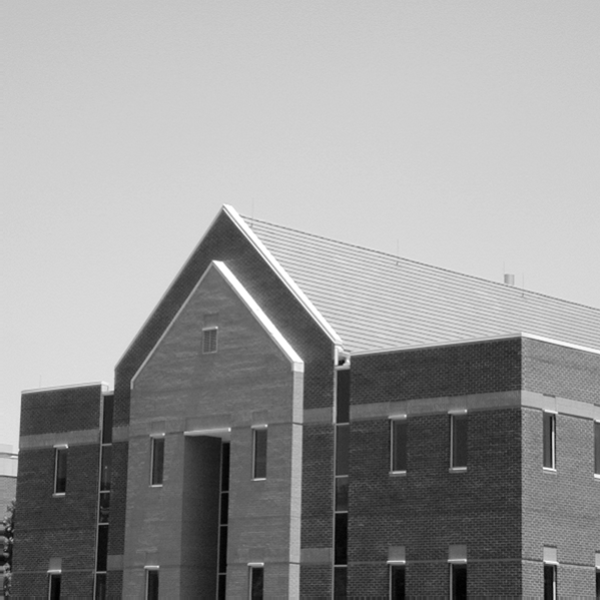
#> input picture lab5/code/Q5_1.tif, 600 x 600 px
$ python Sobel.py
#> lines starting #> are read from the running program, lines starting #| are printed output that depends on the picture
#> further down, img is the input picture: shape (600, 600); min 0, max 255, mean 152.8
import cv2
import numpy as np
import matplotlib.pyplot as plt
from PIL import Image
import time

def Sobel_spatial(input_image):
    H,W=input_image.shape
#> H = 600; W = 600
    output_image=np.zeros([H,W],dtype=np.int32)

    padimage=np.pad(input_image,((W,W),(H,H)),'symmetric')
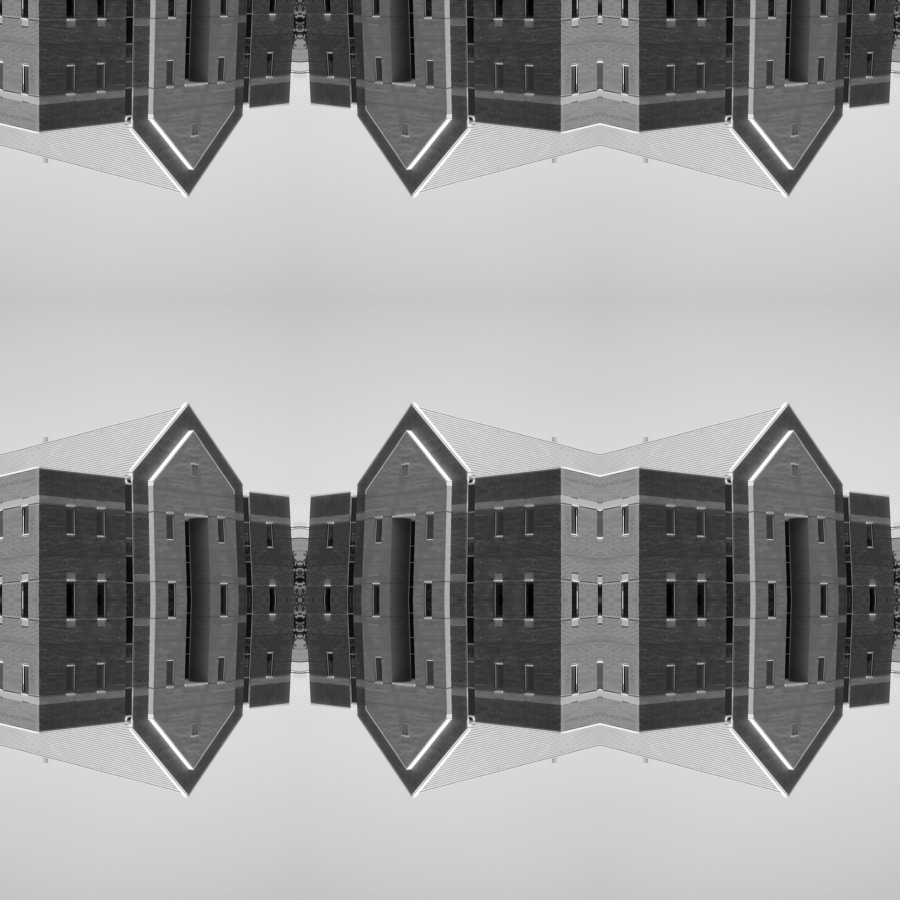
#> padimage: shape (1800, 1800) (shown at 1/2 size); min 0, max 255, mean 152.8
    padimage=np.array(padimage,dtype=np.int32)

    for i in range(H,2*H):
        for j in range(W,2*W):
            #sobel_operator=padimage[i-1,j+1]+2*padimage[i,j+1]+padimage[i+1,j+1]-padimage[i-1,j-1]-2*padimage[i,j-1]-padimage[i+1,j-1]+padimage[i+1,j-1]+2*padimage[i+1,j]+padimage[i+1,j+1]-padimage[i-1,j-1]-2*padimage[i-1,j]-padimage[i-1,j+1]
            #output_image[i-H,j-W]=sobel_operator+128
            #sobel_operator=padimage[i-1,j+1]+2*padimage[i,j+1]+padimage[i+1,j+1]-padimage[i-1,j-1]-2*padimage[i,j-1]-padimage[i+1,j-1]
            #output_image[i-H,j-W]=sobel_operator+128
            sobel_operator=padimage[i+1,j-1]+2*padimage[i,j-1]+padimage[i-1,j-1]-padimage[i+1,j+1]-2*padimage[i,j+1]-padimage[i-1,j+1]
            output_image[i-H,j-W]=sobel_operator+128
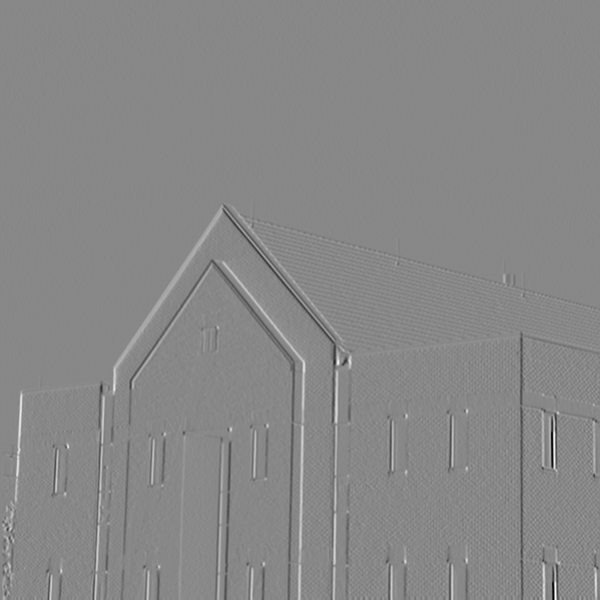
#> output_image: shape (600, 600) int32; min -644, max 805, mean 128.2; drawn with min black and max white


    a=np.max(output_image)
#> a = 805
    b=np.min(output_image)
#> b = -644
    for i in range(0,H):
        for j in range(0,W):
            output_image[i,j]=int((output_image[i,j]-b)*255/(a-b))


    output_image=np.array(output_image,dtype=np.uint8)
    return output_image

def Sobel_frequency(input_image):
    H,W=input_image.shape
#> H = 600; W = 600
    output_image=np.zeros([H,W],dtype=np.int32)
    mask_H=3
    mask_W=3


    # pad input image and DFT
    P=H+mask_H-1
#> P = 602
    Q=W+mask_W-1
#> Q = 602
    padimage=np.zeros([P,Q],dtype=np.int32)
    padimage[0:H,0:W]=input_image
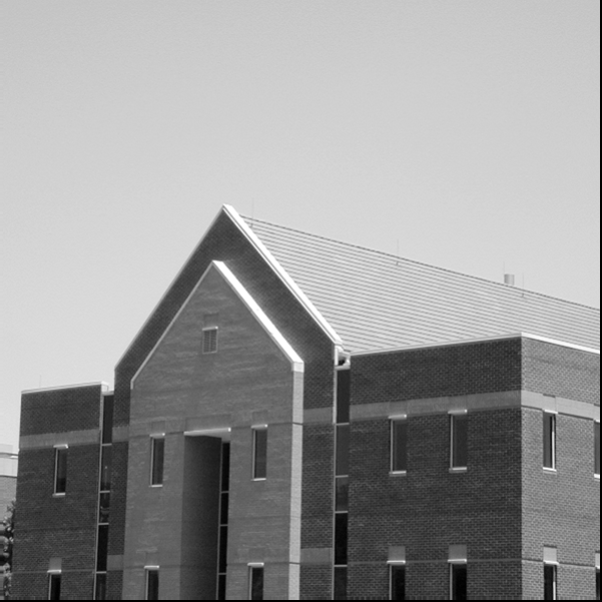
#> padimage: shape (602, 602) int32; min 0, max 255, mean 151.8

    for i in range (0,P):
        for j in range (0,Q):
            padimage[i,j]=padimage[i,j]*((-1)**(i+j))
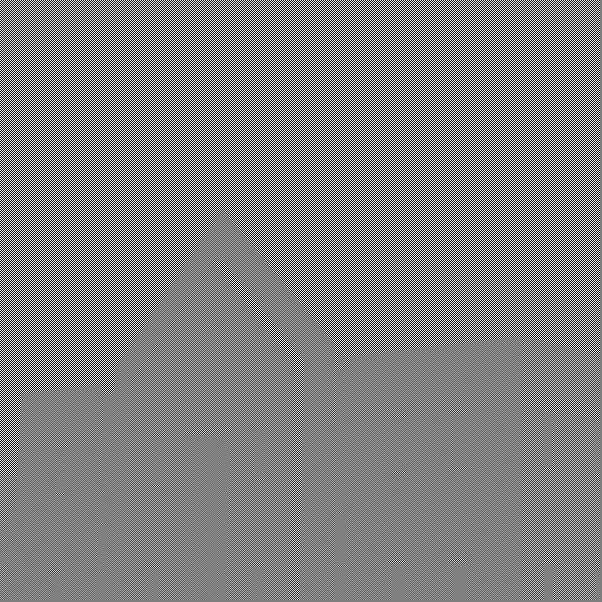
#> padimage: shape (602, 602) int32; min -255, max 255, mean 0; drawn with min black and max white

    padimage_DFT=np.fft.fft2(padimage)
    print(padimage_DFT)
#> (printed output is left out)

    #pad the mask and DFT
    sobel_operator=[[-1,0,1],[-2,0,2],[-1,0,1]]

    pad_sobel_operator=np.zeros([P,Q],dtype=np.int32)
    pad_sobel_operator[int(1+(P-1-mask_H)/2):int(1+(P-1-mask_H)/2+mask_H),int(1+(Q-1-mask_W)/2):int(1+(Q-1-mask_W)/2+mask_W)]=sobel_operator

    for i in range (0,P):
        for j in range (0,Q):
            pad_sobel_operator[i,j]=pad_sobel_operator[i,j]*((-1)**(i+j))

    pad_sobel_operator_DFT=np.fft.fft2(pad_sobel_operator)
    print("hello")
    print(pad_sobel_operator_DFT)
#> (printed output is left out)
    pad_sobel_operator_DFT.real=0


    for u in range (0,pad_sobel_operator_DFT.shape[0]):
        for v in range (0,pad_sobel_operator_DFT.shape[1]):
            pad_sobel_operator_DFT[u,v]=pad_sobel_operator_DFT[u,v]*((-1)**(u+v))

    print(pad_sobel_operator_DFT)
#> (printed output is left out)


    #inverse
    product=padimage_DFT*pad_sobel_operator_DFT
    real_inverse_DFT=np.real(np.fft.ifft2(product))

    for i in range (0,real_inverse_DFT.shape[0]):
        for j in range (0,real_inverse_DFT.shape[1]):
            real_inverse_DFT[i,j]=real_inverse_DFT[i,j]*((-1)**(i+j))
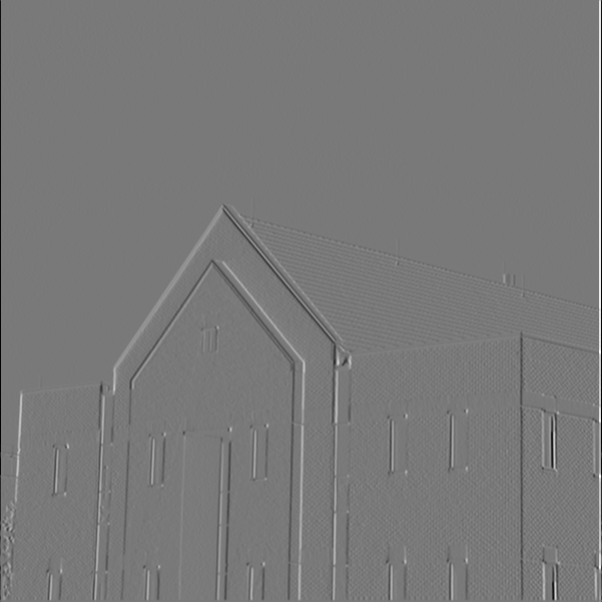
#> real_inverse_DFT: shape (602, 602) float64; min -897, max 987, mean 0; drawn with min black and max white

    output_image=real_inverse_DFT[0:H,0:W]

    a=np.max(output_image)
#> a = 987
    b=np.min(output_image)
#> b = -897
    for i in range(0,H):
        for j in range(0,W):
            output_image[i,j]=int((output_image[i,j]-b)*255/(a-b))

    output_image=np.array(output_image,dtype=np.uint8)
    return output_image


if __name__ == '__main__':
    img=cv2.imread('Q5_1.tif',cv2.IMREAD_GRAYSCALE)
    cv2.imshow('Q5_1',img)
    #cv2.waitKey(0)

    time_start = time.perf_counter()
    out1=Sobel_spatial(img)
    time_end = time.perf_counter()
    run_time = time_end - time_start
    print("运行时长：", run_time)
    cv2.imshow('Q5_1_spa',out1)
    #cv2.waitKey(0)
    savedimage1=Image.fromarray(out1)
    savedimage1.save('Q5_1_Sobel_spatial.tif')


    time_start2 = time.perf_counter()
    out2=Sobel_frequency(img)
    time_end2 = time.perf_counter()
    run_time2 = time_end2 - time_start2
    print("运行时长：", run_time2)
    #plt.imshow(out2,cmap=plt.cm.gray)
    #plt.show()
    cv2.imshow('Q5_1_fre',out2)
    cv2.waitKey(0)
    savedimage2=Image.fromarray(out2)
    savedimage2.save('Q5_1_Sobel_frequency.tif')

$ run again, with lab5/code/Q5_2.tif copied over lab5/code/Q5_1.tif
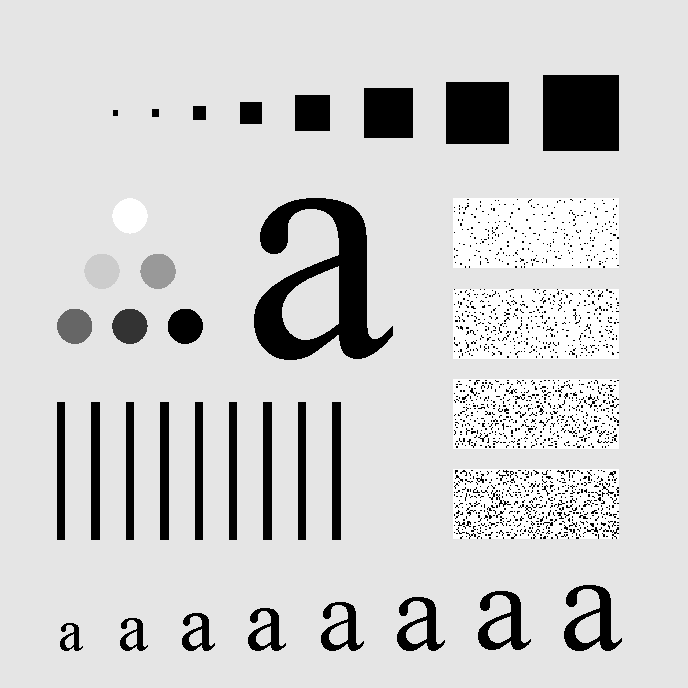
#> input picture lab5/code/Q5_2.tif, 688 x 688 px
#> img is the input picture: shape (688, 688); min 0, max 255, mean 207.3
#> in Sobel_spatial, `a=np.max(output_image)`: a = 1148
#> in Sobel_spatial, `b=np.min(output_image)`: b = -892
#> after the loop in Sobel_spatial, `for i in range(0,H):`:
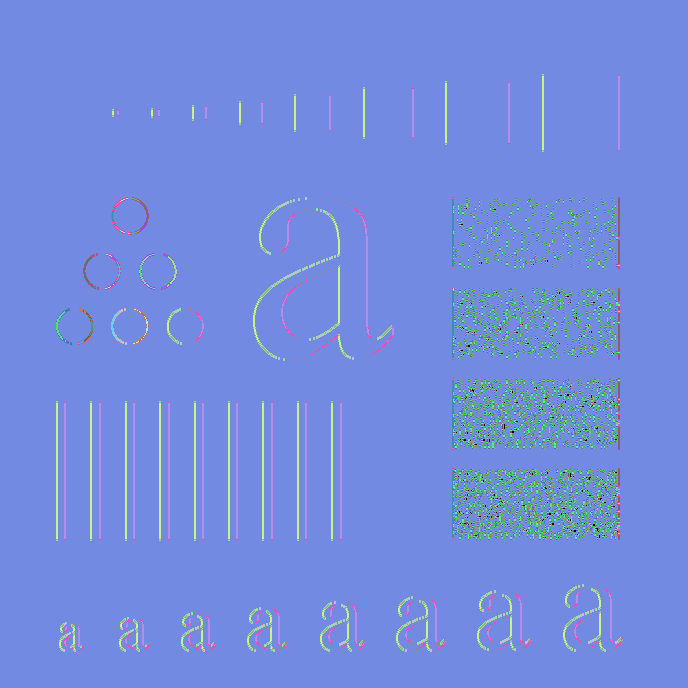
#> output_image: shape (688, 688) int32; 52 distinct labels, from 0 to 255; one colour per label, 0 black
#> (printed output is left out)
#> (printed output is left out)
#> (printed output is left out)
#> after the loop in Sobel_frequency, `for i in range (0,real_inverse_DFT.shape[0]):`:
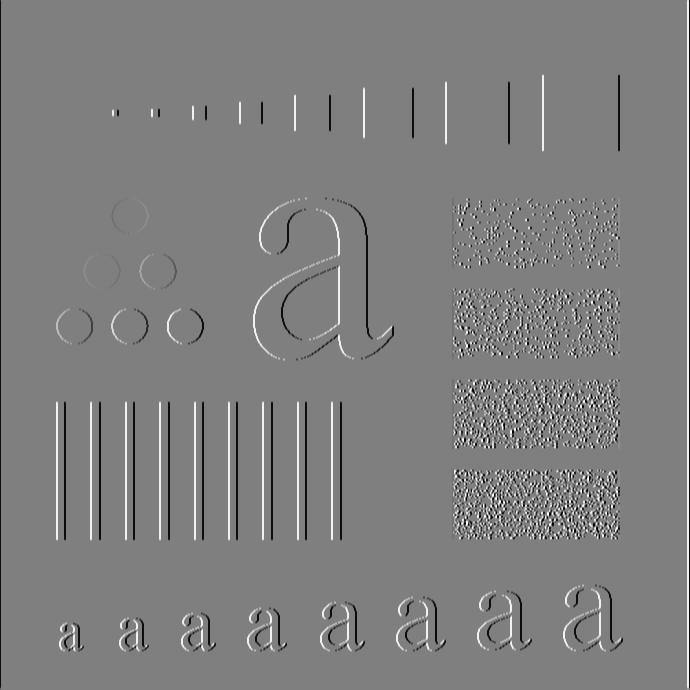
#> real_inverse_DFT: shape (690, 690) float64; min -1020, max 1020, mean 0; drawn with min black and max white
#> in Sobel_frequency, `a=np.max(output_image)`: a = 1020
#> in Sobel_frequency, `b=np.min(output_image)`: b = -1020

$ run again, with lab5/code/Q5_3.tif copied over lab5/code/Q5_1.tif
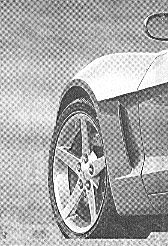
#> input picture lab5/code/Q5_3.tif, 168 x 246 px
#> img is the input picture: shape (246, 168); min 0, max 255, mean 169.7
#> after the loop in Sobel_spatial, `for i in range(H,2*H):`:
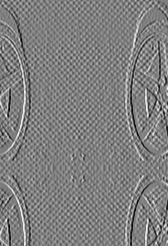
#> output_image: shape (246, 168) int32; min -836, max 1092, mean 127.9; drawn with min black and max white
#> in Sobel_spatial, `a=np.max(output_image)`: a = 1092
#> in Sobel_spatial, `b=np.min(output_image)`: b = -836
#> (printed output is left out)
#> (printed output is left out)
#> (printed output is left out)
#> in Sobel_frequency, `output_image=real_inverse_DFT[0:H,0:W]`:
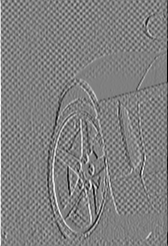
#> output_image: shape (246, 168) float64; min -1009, max 1001, mean -0.8; drawn with min black and max white
#> in Sobel_frequency, `a=np.max(output_image)`: a = 1001
#> in Sobel_frequency, `b=np.min(output_image)`: b = -1009

$ run again, with lab5/code/Q5_2_D0=10.tif copied over lab5/code/Q5_1.tif
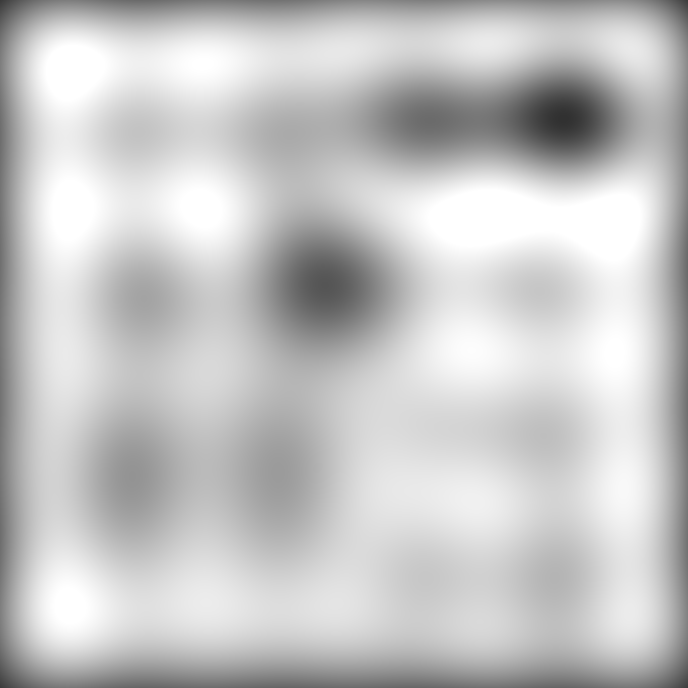
#> input picture lab5/code/Q5_2_D0=10.tif, 688 x 688 px
#> img is the input picture: shape (688, 688); min 49, max 255, mean 197
#> after the loop in Sobel_spatial, `for i in range(H,2*H):`:
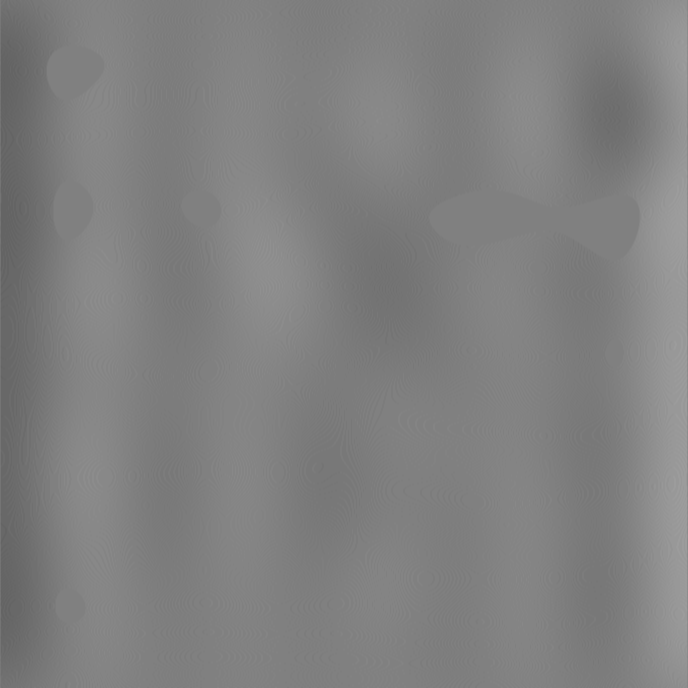
#> output_image: shape (688, 688) int32; min 98, max 158, mean 127.9
#> in Sobel_spatial, `a=np.max(output_image)`: a = 158
#> in Sobel_spatial, `b=np.min(output_image)`: b = 98
#> (printed output is left out)
#> (printed output is left out)
#> (printed output is left out)
#> after the loop in Sobel_frequency, `for i in range (0,real_inverse_DFT.shape[0]):`:
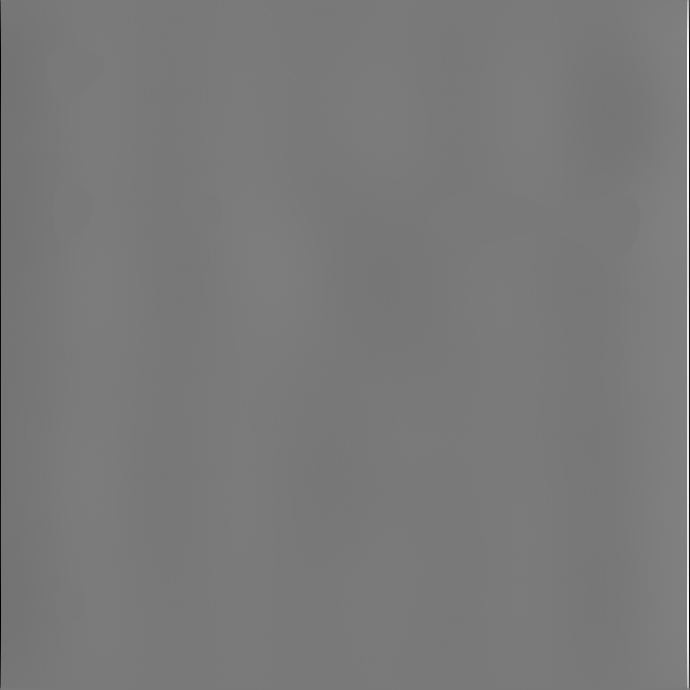
#> real_inverse_DFT: shape (690, 690) float64; min -520, max 568, mean 0; drawn with min black and max white
#> in Sobel_frequency, `a=np.max(output_image)`: a = 568
#> in Sobel_frequency, `b=np.min(output_image)`: b = -520
